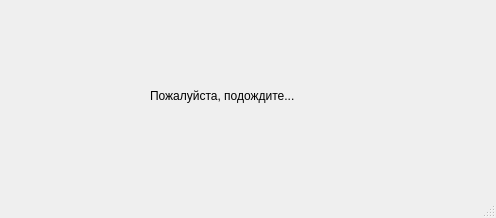
<?xml version="1.0" encoding="UTF-8"?>
<ui version="4.0">
 <class>MainWindow</class>
 <widget class="QMainWindow" name="MainWindow">
  <property name="geometry">
   <rect>
    <x>0</x>
    <y>0</y>
    <width>496</width>
    <height>218</height>
   </rect>
  </property>
  <property name="windowTitle">
   <string>MainWindow</string>
  </property>
  <widget class="QWidget" name="centralwidget">
   <widget class="QLabel" name="l_choose_SV">
    <property name="geometry">
     <rect>
      <x>150</x>
      <y>60</y>
      <width>271</width>
      <height>71</height>
     </rect>
    </property>
    <property name="text">
     <string>Пожалуйста, подождите...</string>
    </property>
   </widget>
  </widget>
  <widget class="QStatusBar" name="statusbar"/>
 </widget>
 <resources/>
 <connections/>
</ui>
